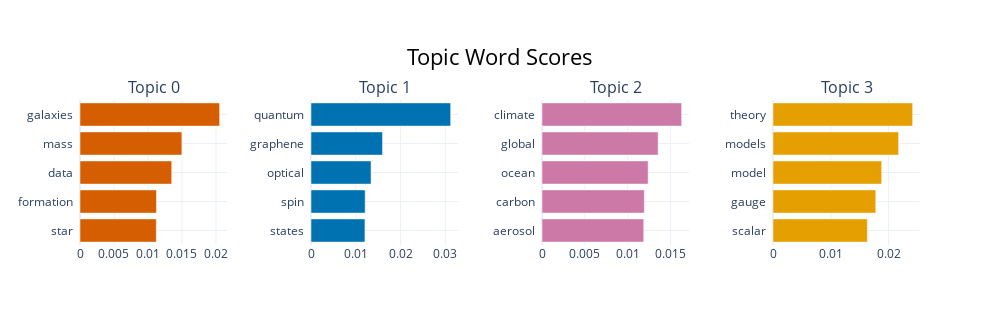

Notebook code for this chart:
### Code cell
topic_model.visualize_barchart(top_n_topics=7)

### Figure 1 — Plotly figure (JSON) as saved in the notebook; plotly's stock layout.template omitted (floating-point values rounded to 4 significant figures)
{"data": [{"marker": {"color": "#D55E00"}, "orientation": "h", "type": "bar", "x": [0.01123, 0.01125, 0.01349, 0.01499, 0.02054], "xaxis": "x", "y": ["star  ", "formation  ", "data  ", "mass  ", "galaxies  "], "yaxis": "y"}, {"marker": {"color": "#0072B2"}, "orientation": "h", "type": "bar", "x": [0.01204, 0.01209, 0.01341, 0.01597, 0.03118], "xaxis": "x2", "y": ["states  ", "spin  ", "optical  ", "graphene  ", "quantum  "], "yaxis": "y2"}, {"marker": {"color": "#CC79A7"}, "orientation": "h", "type": "bar", "x": [0.01188, 0.01195, 0.01239, 0.01356, 0.01631], "xaxis": "x3", "y": ["aerosol  ", "carbon  ", "ocean  ", "global  ", "climate  "], "yaxis": "y3"}, {"marker": {"color": "#E69F00"}, "orientation": "h", "type": "bar", "x": [0.01633, 0.01778, 0.0188, 0.02173, 0.02416], "xaxis": "x4", "y": ["scalar  ", "gauge  ", "model  ", "models  ", "theory  "], "yaxis": "y4"}], "layout": {"annotations": [{"font": {"size": 16}, "showarrow": false, "text": "Topic 0", "x": 0.0875, "xanchor": "center", "xref": "paper", "y": 1, "yanchor": "bottom", "yref": "paper"}, {"font": {"size": 16}, "showarrow": false, "text": "Topic 1", "x": 0.3625, "xanchor": "center", "xref": "paper", "y": 1, "yanchor": "bottom", "yref": "paper"}, {"font": {"size": 16}, "showarrow": false, "text": "Topic 2", "x": 0.6375, "xanchor": "center", "xref": "paper", "y": 1, "yanchor": "bottom", "yref": "paper"}, {"font": {"size": 16}, "showarrow": false, "text": "Topic 3", "x": 0.9125, "xanchor": "center", "xref": "paper", "y": 1, "yanchor": "bottom", "yref": "paper"}], "height": 325, "hoverlabel": {"bgcolor": "white", "font": {"family": "Rockwell", "size": 16}}, "showlegend": false, "title": {"font": {"color": "Black", "size": 22}, "text": "Topic Word Scores", "x": 0.5, "xanchor": "center", "yanchor": "top"}, "width": 1000, "xaxis": {"anchor": "y", "domain": [0, 0.175], "showgrid": true}, "xaxis2": {"anchor": "y2", "domain": [0.275, 0.45], "showgrid": true}, "xaxis3": {"anchor": "y3", "domain": [0.55, 0.725], "showgrid": true}, "xaxis4": {"anchor": "y4", "domain": [0.825, 1], "showgrid": true}, "yaxis": {"anchor": "x", "domain": [0, 1], "showgrid": true}, "yaxis2": {"anchor": "x2", "domain": [0, 1], "showgrid": true}, "yaxis3": {"anchor": "x3", "domain": [0, 1], "showgrid": true}, "yaxis4": {"anchor": "x4", "domain": [0, 1], "showgrid": true}}}
